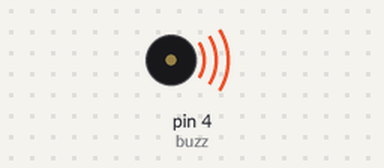
The sketch below on a simulated Arduino Uno, built with avr-gcc and run on an emulated ATmega328P. On the bench: buzzer (waves = sounding, pin HIGH).

Above: at 0.2 s.
Timing chart, 0 to 3.0 s (numbered marks = the images above):
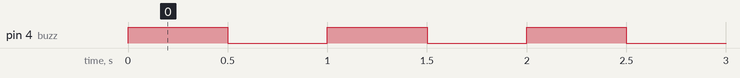

The sketch:

buzz.ino
```cpp
int buzz=4;
void setup()
{
  pinMode(buzz,OUTPUT);

}

void loop()
{
  digitalWrite(4,HIGH);
  delay(500);
  digitalWrite(4,LOW);
  delay(500);

}
```

Measured:
- by itself, pin 4 (buzz): alternates HIGH for 0.50 s and LOW for 0.50 s
